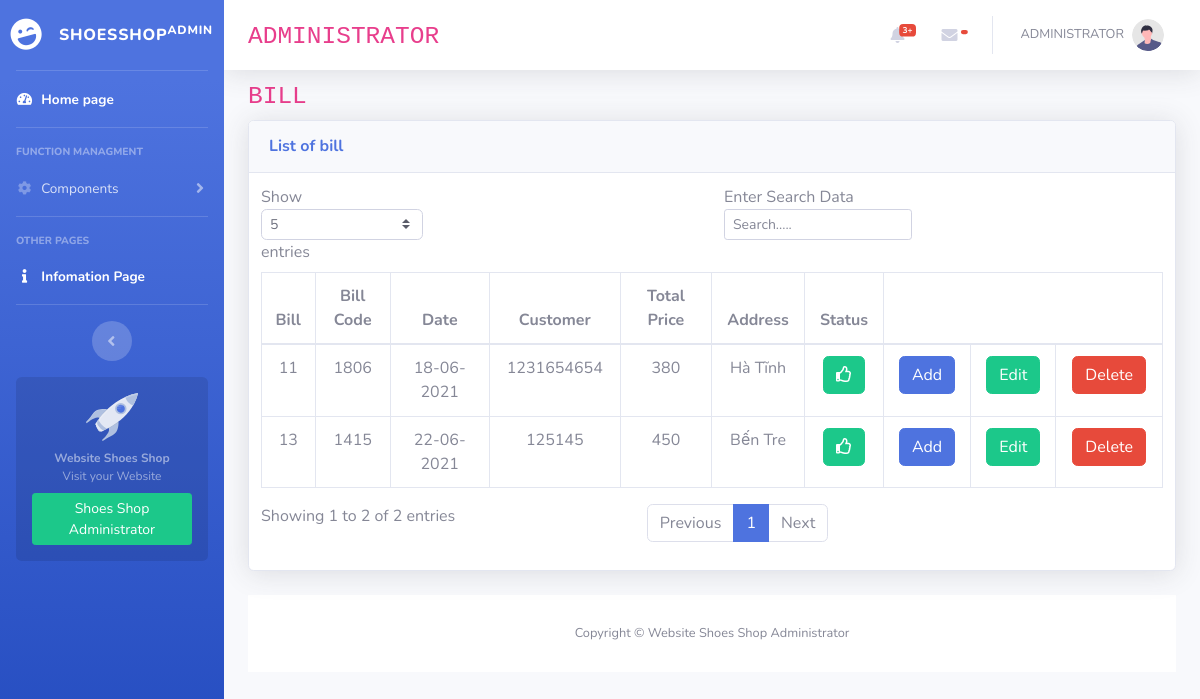
Page /bill.php (signed in) on the committed database.
### tables this page shows
CREATE TABLE IF NOT EXISTS `bill` (
  `id_bill` int(11) NOT NULL AUTO_INCREMENT,
  `bill_code` double NOT NULL,
  `date` date NOT NULL,
  `id_customer` varchar(100) NOT NULL,
  `totalprice` double NOT NULL,
  `address` varchar(200) NOT NULL,
  `status` int(11) NOT NULL,
  PRIMARY KEY (`id_bill`)
);

### bill.php (called while the page is built, shortened)
<?php
    $level ="";
    include $level."layout.php";
?>

### index__data.php (called while the page is built, shortened)
<?php
    $level = "";
    include $level."DB/database.php";
    $SQL_str_listbill= "SELECT * from bill";
    $list__bill= $connect->prepare($SQL_str_listbill);
    $list__bill-> execute();
    $list__bill_rowsdata = $list__bill ->fetchAll();

### component/bill--content.php (the view, shortened to what this page needs)
<div class="container-fluid pt-2">
<h1 class="h3 mb-2 text-gray-800"><code>BILL</code></h1>
<div class="card shadow mb-4">
    <div class="card-header py-3">
        <h6 class="m-0 font-weight-bold text-primary">List of bill</h6>
    </div>
    <div class="card-body">
        <div class="table-responsive">
            <table class="table table-bordered" id="dataTable" width="100%" cellspacing="0">
                <thead>
                    <tr>
                        <th>Bill</th>
                        <th>Bill Code</th>
                        <th>Date</th>
                        <th>Customer</th>
                        <th>Total Price</th>
                        <th>Address</th>
                        <th>Status</th>
                        <th style="border-right:none"></th>
                        <th style="border-left:none;border-right:none"></th>
                        <th style="border-left:none;"></th>
                    </tr>
                </thead>
                <tbody>
                    <?php foreach ($list__bill_rowsdata as $arr__bill)
                    {
                    ?>
                        <tr>
                            <td><?php echo $level.$arr__bill["id_bill"]?></td>
                            <td><?php echo $level.$arr__bill["bill_code"]?></td>
                            <td><?php echo date("d-m-Y",strtotime( $level.$arr__bill["date"]))?></td>
                            <td><?php echo $level.$arr__bill["id_customer"]?></td>
                            <td><?php echo $level.$arr__bill["totalprice"]?></td>
                            <td><?php echo $level.$arr__bill["address"]?></td>
                            <td><?php if($arr__bill['status'] == 1):?>
                                        <a href="setting__status.php?id_bill=<?php echo $arr__bill['id_bill']?>" class="btn btn-success"><i class="far fa-thumbs-up"></i></a>
                                <?php else: ?>
                                        <a href="setting__status.php?id_bill=<?php echo $arr__bill['id_bill']?>" class="btn btn-danger"><i class="far fa-thumbs-down"></i></a>
                                <?php endif ?>
                            </td>
                            <td><a href="<?php echo $level."insert__bill.php"?>" class="btn btn-primary">Add</a></td>
                            <td><a href="edit__bill.php?id_bill=<?php echo $level.$arr__bill["id_bill"]?>" class="btn btn-success">Edit</a></td>
                            <td><a href="delete__data.php?id_bill=<?php echo $level.$arr__bill["id_bill"]?>" class="btn btn-danger btn-del">Delete</a></td>
                        </tr>
                    <?php } ?>
                </tbody>
            </table>
        </div>
    </div>
</div>

### rows in the picture
bill: id_bill "11", bill_code "1806", date "18-06-2021", id_customer "1231654654", totalprice "380", address "Hà Tĩnh"
bill: id_bill "13", bill_code "1415", date "22-06-2021", id_customer "125145", totalprice "450", address "Bến Tre"

### other values in the picture
$admin_name "ADMINISTRATOR"
